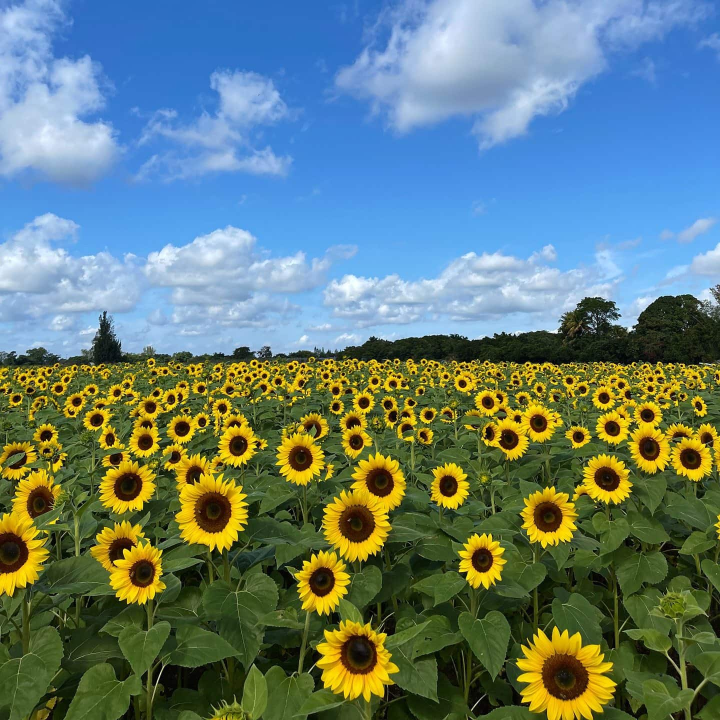
#> input picture Assignment 02/the_berry_farms_sunflower_field.jpeg, 1440 x 1440 px, found by its file name (shown at 1/2 size)
$ jupyter execute --allow-errors 'Question 01.ipynb'   (older library calls are emulated)
#> lines starting #> are read from the running program, lines starting #| are printed output that depends on the picture; long printed decimals are rounded
[cell 1]
import cv2 as cv
import numpy as np
from skimage.feature import blob_log
import matplotlib.pyplot as plt

[cell 2]
image = cv.imread(r'D:\5th sem\Image proccessing\EN3160-Assignment-1---Intensity-Transformations-and-Neighborhood-Filtering\Assignment 02\the_berry_farms_sunflower_field.jpeg', cv.IMREAD_GRAYSCALE)
image = image.astype(float) / 255.  # Normalize

blobs = blob_log(image, min_sigma=3, max_sigma=30, num_sigma=10, threshold=0.2)
#> blobs = 643 rows, first 8: [775, 814, 3], [628, 1179, 3], [1401, 1046, 3], [1111, 626, 3], [1075, 1439, 3], [613, 1398, 3], [729, 1340, 3], [1261, 1078, 3]
# Compute radii in the 3rd column
blobs[:, 2] = blobs[:, 2] * np.sqrt(2)

fig, ax = plt.subplots()
ax.imshow(image, cmap='gray')
for y, x, r in blobs:
    c = plt.Circle((x, y), r, color='red', linewidth=2, fill=False)
    ax.add_patch(c)
#> this loop made 643 passes
#> (y, x, r) on passes 1 to 3: (775, 814, 4.24), (628, 1179, 4.24), (1401, 1046, 4.24)
plt.show()
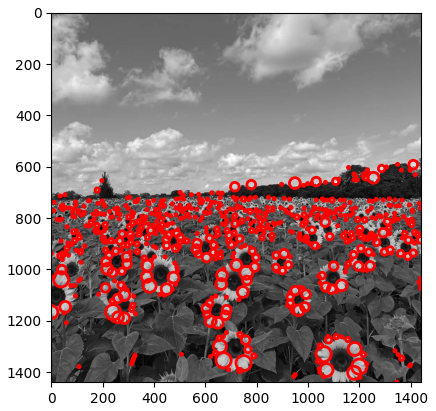
#> figure drawn by matplotlib, 1 panel

# Largest blobs
largest = blobs[np.argsort(-blobs[:, 2])[:5]]
#> largest = [[1354, 671, 29.7], [1330, 1061, 29.7], [1365, 749, 29.7], [1167, 241, 29.7], [1039, 38, 29.7]]
print("Largest circles (y, x, r):")
print(largest)
#| [[1354.          671.           29.698]
#|  [1330.         1061.           29.698]
#|  [1365.          749.           29.698]
#|  [1167.          241.           29.698]
#|  [1039.           38.           29.698]]
print("Sigma range: 3 to 30")

[cell 3]
import cv2
import numpy as np
from skimage.feature import blob_log
import matplotlib.pyplot as plt

[cell 4]
# Load the color image as specified in the question
im = cv2.imread(r'D:\5th sem\Image proccessing\EN3160-Assignment-1---Intensity-Transformations-and-Neighborhood-Filtering\Assignment 02\the_berry_farms_sunflower_field.jpeg', cv2.IMREAD_REDUCED_COLOR_4)

# Option 1: Process each channel for blobs, then combine results.
# Option 2: Convert to grayscale just for detection and draw results on color image.

gray = cv2.cvtColor(im, cv2.COLOR_BGR2GRAY)

sigma_values = np.arange(2, 12, 2)
blobs = []

#> (the rest of this cell did not finish here and is left out)

[cell 5]
# Load color image with the provided flag
im = cv2.imread(r'D:\5th sem\Image proccessing\EN3160-Assignment-1---Intensity-Transformations-and-Neighborhood-Filtering\Assignment 02\the_berry_farms_sunflower_field.jpeg', cv2.IMREAD_REDUCED_COLOR_4)

# Convert image to grayscale for detection
gray = cv2.cvtColor(im, cv2.COLOR_BGR2GRAY)

# Also try individual BGR channels
channels = cv2.split(im)
blob_results = []

# Detect blobs in grayscale and BGR channels
for idx, channel in enumerate([gray] + list(channels)):
    blobs_log = blob_log(channel, max_sigma=30, min_sigma=8, num_sigma=10, threshold=0.08)
    # Compute radii
    blobs_log[:, 2] = blobs_log[:, 2] * np.sqrt(2)
    blob_results.extend([(int(x), int(y), float(r)) for y, x, r in blobs_log])
#> this loop made 4 passes
#> after the loop, blob_results = 173 items, first 6: (184, 342, 11.31), (315, 153, 11.31), (170, 340, 11.31), (0, 292, 11.31), (266, 329, 11.31), (60, 291, 11.31)

# Remove duplicates by grouping close detections
def nonmax_suppression(blobs, distance=10):
#> called with distance = 20
    filtered = []
    for candidate in sorted(blobs, key=lambda x: -x[2]):
        if all(np.hypot(candidate[0] - f[0], candidate[1] - f[1]) > distance for f in filtered):
            filtered.append(candidate)
#> this loop made 173 passes
#> candidate on passes 1 to 3: (234, 0, 42.43), (0, 53, 42.43), (314, 122, 42.43)
#> after the loop, filtered = 67 items, first 6: (234, 0, 42.43), (0, 53, 42.43), (314, 122, 42.43), (169, 141, 42.43), (245, 133, 42.43), (84, 143, 42.43)
    return filtered

largest_blobs = nonmax_suppression(blob_results, distance=20)[:6]  # Keep top 6
#> largest_blobs = [(234, 0, 42.43), (0, 53, 42.43), (314, 122, 42.43), (169, 141, 42.43), (245, 133, 42.43), (84, 143, 42.43)]

# Draw detections on original image
output = im.copy()
for x, y, r in largest_blobs:
    cv2.circle(output, (x, y), int(r), (0, 0, 255), 3)
#> this loop made 6 passes
#> (x, y) on passes 1 to 6: (234, 0), (0, 53), (314, 122), (169, 141), (245, 133), (84, 143)
#> output: shape (360, 360, 3); mean B, G, R 109.8, 117.9, 107.4

plt.imshow(output[..., ::-1])
plt.title('Detected Sunflower Blobs')
plt.axis('off')
plt.show()

# Print detected parameters and sigma range
print('Detected blobs (x, y, radius):', largest_blobs)
#| Detected blobs (x, y, radius): [(234, 0, 42.426), (0, 53, 42.426), (314, 122, 42.426), (169, 141, 42.426), (245, 133, 42.426), (84, 143, 42.426)]
print('Sigma range used: 8 to 30')

[cell 6]
import cv2
import numpy as np
from skimage.feature import blob_log
import matplotlib.pyplot as plt

# Load color image
im = cv2.imread(r'D:\5th sem\Image proccessing\EN3160-Assignment-1---Intensity-Transformations-and-Neighborhood-Filtering\Assignment 02\the_berry_farms_sunflower_field.jpeg', cv2.IMREAD_REDUCED_COLOR_4)

# Convert to HSV and use the yellow channel (H or S)
hsv = cv2.cvtColor(im, cv2.COLOR_BGR2HSV)
#> hsv: shape (360, 360, 3); mean H, S, V 69.2, 151.4, 158.8
yellow_channel = hsv[..., 1]  # S channel often highlights yellow

# Optional: Enhance contrast
yellow_channel = cv2.equalizeHist(yellow_channel)

# Apply a slight Gaussian blur
yellow_blur = cv2.GaussianBlur(yellow_channel, (5, 5), 1)
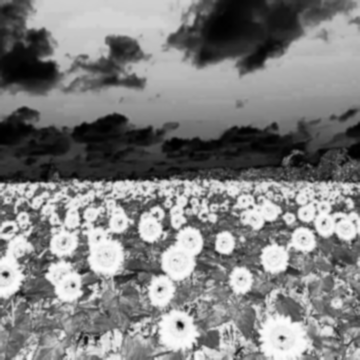
#> yellow_blur: shape (360, 360); min 0, max 253, mean 128.2

# Blob detection with scale normalization
blobs_log = blob_log(
    yellow_blur,
    min_sigma=10,
    max_sigma=60,
    num_sigma=20,
    threshold=0.02
)
#> blobs_log = 56 rows, first 8: [258, 274, 10], [0, 108, 52.11], [280, 240, 10], [228, 150, 10], [242, 226, 10], [260, 180, 12.63], [283, 64, 12.63], [102, 0, 12.63]
blobs_log[:, 2] = blobs_log[:, 2] * np.sqrt(2)

# Draw detected blobs
output = im.copy()
for y, x, r in blobs_log:
    cv2.circle(output, (int(x), int(y)), int(r), (0, 0, 255), 3)
#> this loop made 56 passes
#> (y, x, r) on passes 1 to 8: (258, 274, 14.14), (0, 108, 73.69), (280, 240, 14.14), (228, 150, 14.14), (242, 226, 14.14), (260, 180, 17.86), (283, 64, 17.86), (102, 0, 17.86)

plt.imshow(output[..., ::-1])
plt.title('Sunflower Blobs Detected')
plt.axis('off')
plt.show()

print('Detected blobs (x, y, radius):', [(int(x), int(y), float(r)) for y, x, r in blobs_log])
#> (printed output is left out)
print('Sigma range used: 10 to 60')

[cell 7]
# Load color image
im = cv2.imread(r'D:\5th sem\Image proccessing\EN3160-Assignment-1---Intensity-Transformations-and-Neighborhood-Filtering\Assignment 02\the_berry_farms_sunflower_field.jpeg', cv2.IMREAD_REDUCED_COLOR_4)

# Convert to grayscale or use a single color channel for detection
gray = cv2.cvtColor(im, cv2.COLOR_BGR2GRAY)

# Optional: Enhance contrast for small features
gray = cv2.equalizeHist(gray)

# Detect small blobs
blobs_log = blob_log(
    gray,
    min_sigma=2,    # smaller minimum scale
    max_sigma=10,   # smaller maximum scale
    num_sigma=15,   # more scale steps for better sensitivity
    threshold=0.01  # lower threshold for faint blobs
)
#> blobs_log = 993 rows, first 8: [269, 111, 4.29], [251, 68, 2.57], [237, 347, 2.57], [272, 186, 3.71], [251, 225, 2.57], [246, 310, 3.14], [226, 257, 2.57], [160, 313, 4.29]
blobs_log[:, 2] = blobs_log[:, 2] * np.sqrt(2)

# Draw detected blobs
output = im.copy()
for y, x, r in blobs_log:
    cv2.circle(output, (int(x), int(y)), int(r), (0, 0, 255), 2)
#> this loop made 993 passes
#> (y, x, r) on passes 1 to 3: (269, 111, 6.06), (251, 68, 3.64), (237, 347, 3.64)
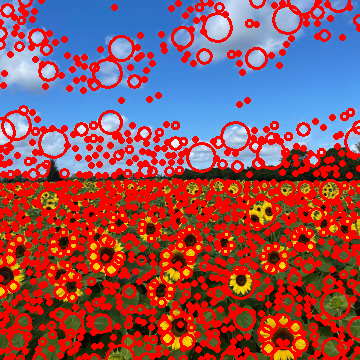
#> output: shape (360, 360, 3); mean B, G, R 89.2, 81.3, 149.3

plt.imshow(output[..., ::-1])
plt.title('Small Blobs Detected')
plt.axis('off')
plt.show()

print('Detected small blobs (x, y, radius):', [(int(x), int(y), float(r)) for y, x, r in blobs_log])
#> (printed output is left out)
print('Sigma range used: 2 to 10')

[cell 8]
import cv2
import numpy as np
from skimage.feature import peak_local_max
import matplotlib.pyplot as plt

# Load the color image as specified in the question
im = cv2.imread(r'D:\5th sem\Image proccessing\EN3160-Assignment-1---Intensity-Transformations-and-Neighborhood-Filtering\Assignment 02\the_berry_farms_sunflower_field.jpeg', cv2.IMREAD_REDUCED_COLOR_4)


# Separate color channels
channels = cv2.split(im)  # [B, G, R]

sigma_values = np.arange(2, 12, 2)
blobs = []

for ch_idx, channel in enumerate(channels):
    for sigma in sigma_values:
        blurred = cv2.GaussianBlur(channel, (0, 0), sigmaX=sigma, sigmaY=sigma)
        log = cv2.Laplacian(blurred, cv2.CV_64F)
        log_norm = (log - log.min()) / (log.max() - log.min())
        coordinates = peak_local_max(
            log_norm, min_distance=int(sigma), threshold_abs=0.09
        )
        for y, x in coordinates:
            blobs.append((x, y, sigma, ch_idx))  # Track which channel detected the blob
#> this loop made 3 passes
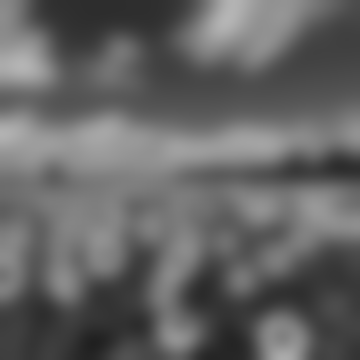
#> blurred: shape (360, 360); min 32, max 181, mean 100.4
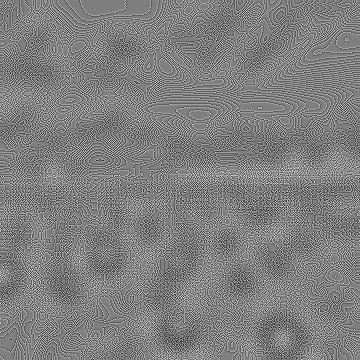
#> log_norm: shape (360, 360) float64; min 0, max 1, mean 0.5
#> after the loop, blobs = 37580 items

# Sort and select largest blobs
blobs_sorted = sorted(blobs, key=lambda b: b[2], reverse=True)
#> blobs_sorted = 37580 items
largest_blobs = blobs_sorted[:5]  # Top 5 largest blobs
#> largest_blobs = [(289, 171, 10, 0), (17, 190, 10, 0), (112, 197, 10, 0), (285, 221, 10, 0), (106, 256, 10, 0)]

# Draw detected circles on the output image; color by channel
output = im.copy()
color_map = [(255,0,0), (0,255,0), (0,0,255)]  # BGR
for x, y, sigma, ch_idx in largest_blobs:
    cv2.circle(
        output, (x, y), int(sigma * np.sqrt(2)), color_map[ch_idx], 2
    )
#> this loop made 5 passes
#> (x, y) on passes 1 to 5: (289, 171), (17, 190), (112, 197), (285, 221), (106, 256)
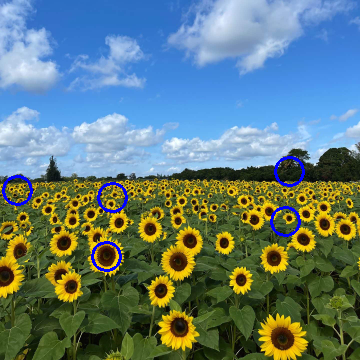
#> output: shape (360, 360, 3); mean B, G, R 121.3, 124.2, 99.1

plt.imshow(output[..., ::-1])
plt.title('Largest Blobs Detected (by Channel)')
plt.axis('off')
plt.show()

print('Largest circles (x, y, radius, channel):', largest_blobs)
print('Sigma range used:', list(sigma_values))

[cell 9]
from PIL import Image, ImageDraw
import numpy as np
from scipy.ndimage import gaussian_filter, laplace, maximum_filter


image = r'D:\5th sem\Image proccessing\EN3160-Assignment-1---Intensity-Transformations-and-Neighborhood-Filtering\Assignment 02\the_berry_farms_sunflower_field.jpeg'
output = 'image_with_blobs.jpg'


im_pil = Image.open(image)
im_pil = im_pil.resize((im_pil.width // 4, im_pil.height // 4), Image.LANCZOS)
#> im_pil: PIL image 360x360 RGB
gray = np.mean(np.array(im_pil), axis=2) / 255.0  # grayscale & normalize
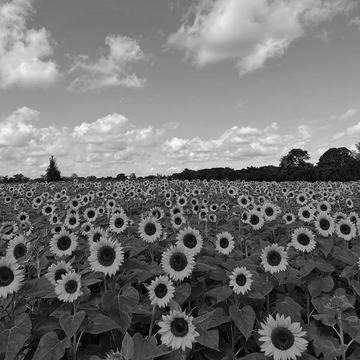
#> gray: shape (360, 360) float64; min 0, max 0.99, mean 0.452

# Define sigma range for scale-space (expected blob radii: sqrt(2)*sigma)
sigma_list = np.linspace(2.0, 10.0, 10)
#> sigma_list = [2, 2.89, 3.78, 4.67, 5.56, 6.44, 7.33, 8.22, 9.11, 10]

# Build LoG scale-space
h, w = gray.shape
log_cube = np.zeros((h, w, len(sigma_list)))
for i, sigma in enumerate(sigma_list):
    gauss = gaussian_filter(gray, sigma)
    log_img = laplace(gauss)
    log_cube[:, :, i] = (sigma ** 2) * log_img  # scale-normalized
#> this loop made 10 passes
#> sigma on passes 1 to 8: 2, 2.89, 3.78, 4.67, 5.56, 6.44, 7.33, 8.22
#> pass 1, `log_img = laplace(gauss)`:
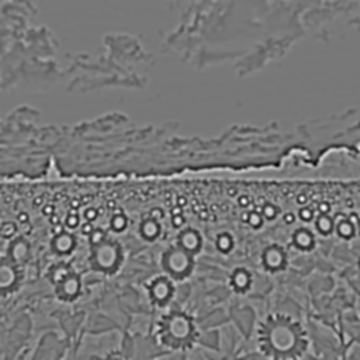
#> log_img: shape (360, 360) float64; min -0.0679, max 0.0762, mean 3.75e-19; drawn with min black and max white
#> after the loop:
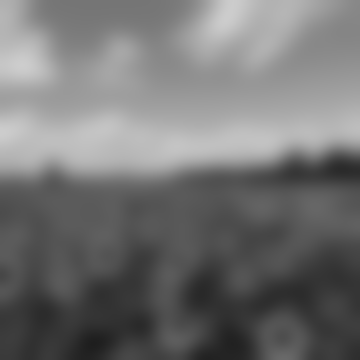
#> gauss: shape (360, 360) float64; min 0.12, max 0.805, mean 0.452

# Non-maximum suppression in 3D scale-space
maxima = maximum_filter(log_cube, size=(3, 3, 3))
detected = (log_cube == maxima)

# Threshold weak detections
threshold = 0.03
strong = np.abs(log_cube) > threshold
blobs = np.argwhere(detected & strong)
#> blobs = 960 rows, first 8: [0, 0, 4], [0, 7, 2], [0, 197, 1], [0, 205, 9], [0, 214, 0], [0, 270, 3], [0, 288, 2], [0, 323, 0]

# Sort by response magnitude (to get largest, strongest blobs)
blob_responses = np.abs([log_cube[x,y,z] for x, y, z in blobs])
#> blob_responses = 960 values, max 0.31 at index 421, min 0.0301 at index 349, mean 0.0909
blobs_sorted = blobs[np.argsort(blob_responses)[::-1]]  # descending
#> blobs_sorted = 960 rows, first 8: [211, 269, 1], [207, 323, 0], [239, 303, 2], [222, 119, 1], [177, 121, 1], [174, 53, 4], [279, 241, 2], [201, 243, 0]

# Draw results: convert back to color image
draw_img = im_pil.convert('RGB')
draw = ImageDraw.Draw(draw_img)

scale_factor = 2.5

for x, y, z in blobs_sorted[:30]:
    sigma = sigma_list[z]
    radius = int(np.sqrt(2) * sigma * scale_factor)
    x_int, y_int = int(y), int(x)
    bbox = [(x_int - radius, y_int - radius), (x_int + radius, y_int + radius)]
    draw.ellipse(bbox, outline='blue', width=2)
#> this loop made 30 passes
#> (x, y, z, sigma, radius, x_int, y_int, bbox) on passes 1 to 7: (211, 269, 1, 2.89, 10, 269, 211, [(259, 201), (279, 221)]), (207, 323, 0, 2, 7, 323, 207, [(316, 200), (330, 214)]), (239, 303, 2, 3.78, 13, 303, 239, [(290, 226), (316, 252)]), (222, 119, 1, 2.89, 10, 119, 222, [(109, 212), (129, 232)]), (177, 121, 1, 2.89, 10, 121, 177, [(111, 167), (131, 187)]), (174, 53, 4, 5.56, 19, 53, 174, [(34, 155), (72, 193)]), (279, 241, 2, 3.78, 13, 241, 279, [(228, 266), (254, 292)])


draw_img.save(output)
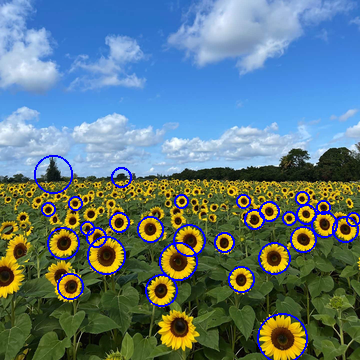
#> saved as image_with_blobs.jpg: PIL image 360x360 RGB; mean R, G, B 96.5, 121.6, 126.4
print(f'Blobs drawn and saved to {output}')

$ run again, with Assignment 02/billboard.png saved as Assignment 02/the_berry_farms_sunflower_field.jpeg
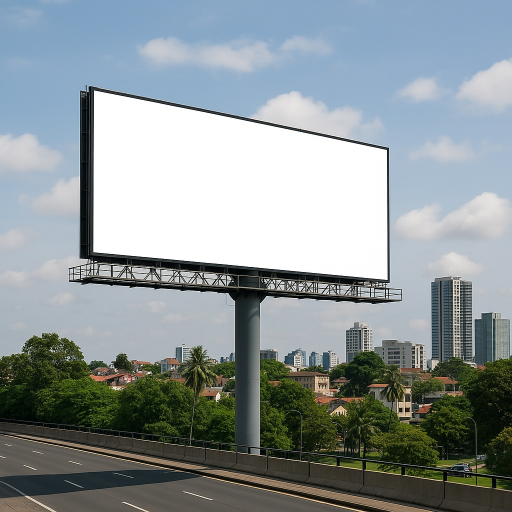
#> input picture Assignment 02/billboard.png, 1024 x 1024 px, found by its file name (shown at 1/2 size)
#> `blobs = blob_log(image, min_sigma=3, max_sigma=30, num_sigma=10, thres..`: blobs = 118 rows, first 8: [1023, 723, 3], [487, 204, 15], [190, 194, 6], [745, 298, 3], [556, 771, 3], [794, 435, 6], [811, 841, 3], [567, 618, 3]
#> the loop `for y, x, r in blobs:` made 118 passes
#> (y, x, r) on passes 1 to 8: (1023, 723, 4.24), (487, 204, 21.21), (190, 194, 8.49), (745, 298, 4.24), (556, 771, 4.24), (794, 435, 8.49), (811, 841, 4.24), (567, 618, 4.24)
#> largest = [[695, 442, 29.7], [614, 449, 25.46], [514, 496, 25.46], [211, 209, 25.46], [613, 537, 21.21]]
#| [[695.         442.          29.698]
#|  [614.         449.          25.456]
#|  [514.         496.          25.456]
#|  [211.         209.          25.456]
#|  [613.         537.          21.213]]
#> the loop `for idx, channel in enumerate([gray] + list(channels)):` made 4 passes
#> after the loop `for idx, channel in enumerate([gray] + list(channels)):`: blob_results = 91 items, first 6: (93, 91, 42.43), (150, 99, 42.43), (57, 58, 11.31), (149, 167, 18.23), (103, 162, 14.77), (63, 166, 21.68)
#> the loop in nonmax_suppression, `for candidate in sorted(blobs, key=lambda x: -x[2]):` made 91 passes
#> candidate on passes 1 to 8: (93, 91, 42.43), (150, 99, 42.43), (96, 93, 42.43), (154, 103, 42.43), (93, 91, 42.43), (151, 100, 42.43), (91, 90, 42.43), (150, 98, 42.43)
#> after the loop in nonmax_suppression, `for candidate in sorted(blobs, key=lambda x: -x[2]):`: filtered = 32 items, first 6: (93, 91, 42.43), (150, 99, 42.43), (0, 255, 35.51), (0, 148, 32.06), (255, 127, 32.06), (110, 255, 28.6)
#> `largest_blobs = nonmax_suppression(blob_results, distance=20)[:6]`: largest_blobs = [(93, 91, 42.43), (150, 99, 42.43), (0, 255, 35.51), (0, 148, 32.06), (255, 127, 32.06), (110, 255, 28.6)]
#> the loop `for x, y, r in largest_blobs:` made 6 passes
#| Detected blobs (x, y, radius): [(93, 91, 42.426), (150, 99, 42.426), (0, 255, 35.512), (0, 148, 32.056), (255, 127, 32.056), (110, 255, 28.599)]
#> hsv: shape (256, 256, 3); mean H, S, V 66.1, 54.8, 159.1
#> `blobs_log = blob_log( yellow_blur, min_sigma=10, max_sigma=60, num_sig..`: blobs_log = 24 rows, first 8: [0, 0, 52.11], [202, 88, 17.89], [255, 255, 60], [0, 177, 44.21], [205, 158, 20.53], [145, 122, 10], [185, 183, 10], [46, 105, 10]
#> the loop `for y, x, r in blobs_log:` made 24 passes
#> (y, x, r) on passes 1 to 8: (0, 0, 73.69), (202, 88, 25.31), (255, 255, 84.85), (0, 177, 62.52), (205, 158, 29.03), (145, 122, 14.14), (185, 183, 14.14), (46, 105, 14.14)
#> (printed output is left out)
#> `blobs_log = blob_log( gray, min_sigma=2,`: blobs_log = 506 rows, first 8: [122, 50, 3.14], [50, 50, 3.14], [138, 105, 2], [136, 69, 2.57], [144, 172, 2], [137, 93, 2], [143, 161, 2], [137, 82, 2.57]
#> the loop `for y, x, r in blobs_log:` made 506 passes
#> (y, x, r) on passes 1 to 3: (122, 50, 4.44), (50, 50, 4.44), (138, 105, 2.83)
#> (printed output is left out)
#> the loop `for ch_idx, channel in enumerate(channels):` made 3 passes
#> after the loop `for ch_idx, channel in enumerate(channels):`: blobs = 24908 items
#> `largest_blobs = blobs_sorted[:5]`: largest_blobs = [(48, 49, 10, 0), (38, 63, 10, 0), (41, 124, 10, 0), (65, 126, 10, 0), (53, 136, 10, 0)]
#> the loop `for x, y, sigma, ch_idx in largest_blobs:` made 5 passes
#> (x, y) on passes 1 to 5: (48, 49), (38, 63), (41, 124), (65, 126), (53, 136)
#> sigma_list = [2, 2.89, 3.78, 4.67, 5.56, 6.44, 7.33, 8.22, 9.11, 10]
#> the loop `for i, sigma in enumerate(sigma_list):` made 10 passes
#> sigma on passes 1 to 8: 2, 2.89, 3.78, 4.67, 5.56, 6.44, 7.33, 8.22
#> after the loop `for i, sigma in enumerate(sigma_list):`:
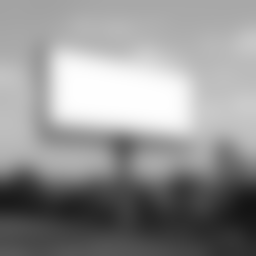
#> gauss: shape (256, 256) float64; min 0.0783, max 1, mean 0.578
#> `blobs = np.argwhere(detected & strong)`: blobs = 330 rows, first 8: [32, 242, 1], [41, 137, 4], [41, 157, 6], [43, 160, 6], [44, 143, 0], [45, 54, 0], [45, 161, 5], [46, 59, 0]
#> blob_responses = 330 values, max 0.374 at index 89, min 0.0301 at index 211, mean 0.118
#> `blobs_sorted = blobs[np.argsort(blob_responses)[::-1]]`: blobs_sorted = 330 rows, first 8: [143, 123, 8], [97, 43, 2], [108, 43, 2], [53, 43, 2], [51, 43, 1], [70, 43, 2], [124, 42, 1], [133, 96, 0]
#> the loop `for x, y, z in blobs_sorted[:30]:` made 30 passes
#> (x, y, z, sigma, radius, x_int, y_int, bbox) on passes 1 to 7: (143, 123, 8, 9.11, 32, 123, 143, [(91, 111), (155, 175)]), (97, 43, 2, 3.78, 13, 43, 97, [(30, 84), (56, 110)]), (108, 43, 2, 3.78, 13, 43, 108, [(30, 95), (56, 121)]), (53, 43, 2, 3.78, 13, 43, 53, [(30, 40), (56, 66)]), (51, 43, 1, 2.89, 10, 43, 51, [(33, 41), (53, 61)]), (70, 43, 2, 3.78, 13, 43, 70, [(30, 57), (56, 83)]), (124, 42, 1, 2.89, 10, 42, 124, [(32, 114), (52, 134)])
#> `draw_img.save(output)`:
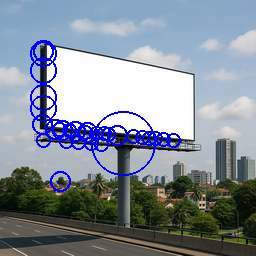
#> saved as image_with_blobs.jpg: PIL image 256x256 RGB; mean R, G, B 133.4, 142.8, 155.7
